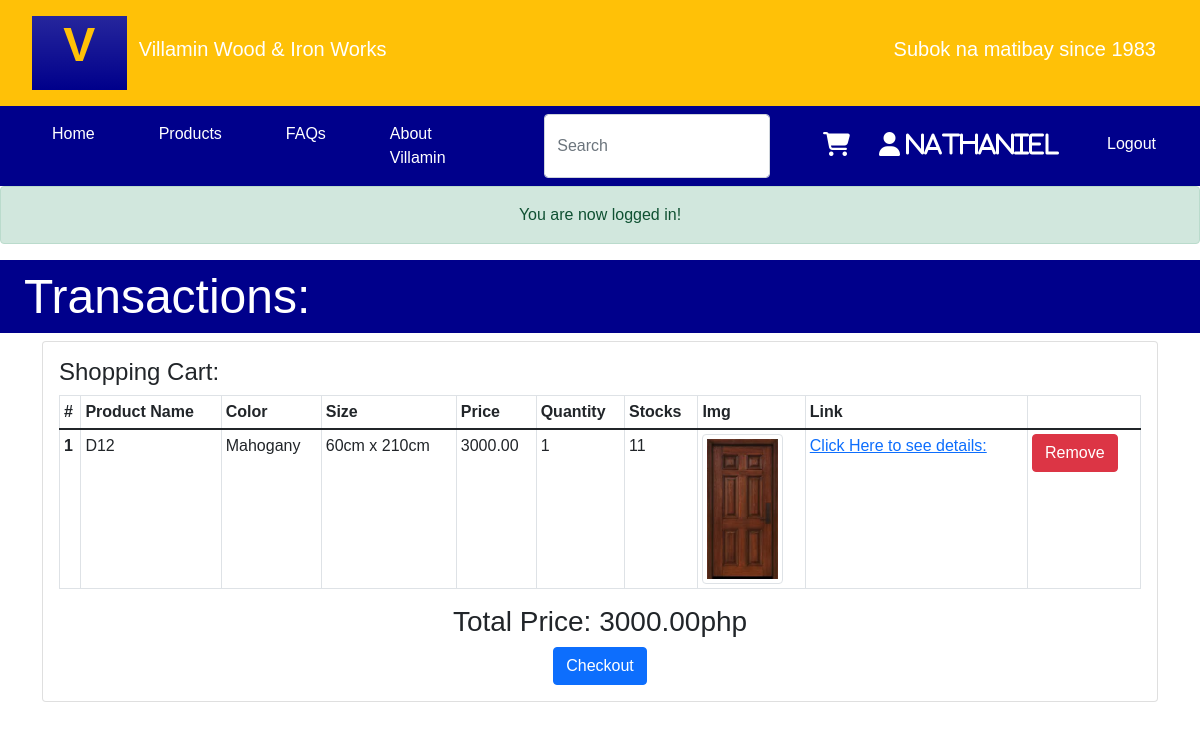
Screenshot of /transactions (signed in) with the database file from the repository.
### tables this page shows
CREATE TABLE IF NOT EXISTS `order_products` (
  `id` int(11) NOT NULL AUTO_INCREMENT,
  `productId` int(11) NOT NULL,
  `product_varID` int(11) NOT NULL,
  `transactionId` int(11) NOT NULL,
  `quantity` int(11) NOT NULL,
  `createdBy` varchar(45) NOT NULL,
  `createdOn` datetime NOT NULL,
  `updatedBy` varchar(45) DEFAULT NULL,
  `updatedOn` datetime DEFAULT NULL,
  PRIMARY KEY (`id`),
  UNIQUE KEY `id_UNIQUE` (`id`),
  KEY `ordersToProducts_idx` (`productId`),
  KEY `ordersToTrans_idx` (`transactionId`),
  KEY `ordersToProduct_vars_idx` (`product_varID`)
);

CREATE TABLE IF NOT EXISTS `products` (
  `id` int(11) NOT NULL AUTO_INCREMENT,
  `product_name` varchar(45) NOT NULL,
  `category` varchar(45) NOT NULL,
  `img` varchar(60) DEFAULT 'default_product_img00.png',
  `details` varchar(100) DEFAULT NULL,
  `active` int(1) NOT NULL DEFAULT 0,
  `createdOn` datetime NOT NULL,
  `createdBy` varchar(45) NOT NULL,
  `updatedOn` datetime DEFAULT NULL,
  `updatedBy` varchar(45) DEFAULT NULL,
  PRIMARY KEY (`id`),
  UNIQUE KEY `id_UNIQUE` (`id`)
);

CREATE TABLE IF NOT EXISTS `product_var` (
  `id` int(11) NOT NULL AUTO_INCREMENT,
  `productId` int(11) NOT NULL,
  `color` varchar(45) NOT NULL,
  `size` varchar(45) NOT NULL,
  `img` varchar(45) DEFAULT NULL,
  `stock` int(11) NOT NULL,
  `price` decimal(6,2) NOT NULL,
  `featured` int(1) NOT NULL DEFAULT 0,
  `createdOn` datetime NOT NULL,
  `createdBy` varchar(45) NOT NULL,
  `updatedOn` datetime DEFAULT NULL,
  `updatedBy` varchar(45) DEFAULT NULL,
  PRIMARY KEY (`id`),
  UNIQUE KEY `id_UNIQUE` (`id`),
  KEY `product_varsToProducts_idx` (`productId`)
);

### app/controllers/Transactions.php (called while the page is built, shortened)
<?php
	class Transactions extends Controller{
		public function __construct() {
			if(!isset($_SESSION["user_info"]) OR !$_SESSION["login"]) {
				flash("message", "Please login in order to use that feature!", "alert alert-danger");
				redirectCurrent();
			} else {
				$this->transactionModel = $this->model("Transaction");
			}
		}
		public function index(){
			$shoppingCart = $this->transactionModel->getActivePendingOrderProducts();
			$totalPrice = $this->transactionModel->getAllPricesPending();
			$data = [
				"shoppingCart" => $shoppingCart,
				"totalPrice" => $totalPrice
			];
			$this->view("transactions/index", $data);
		}
	}
?>

### app/libraries/Core.php (called while the page is built, shortened)
<?php
class Core {
    protected $currentController = 'Pages';
    protected $currentMethod = 'index';
    public function __construct(){
        $url = $this->getUrl();
        if(isset($url[0]) && file_exists('../app/controllers/' . ucwords($url[0]). '.php')){
            $this->currentController = ucwords($url[0]);
            unset($url[0]);
        }
        elseif (isset($url[1]) && file_exists('../app/controllers/admin/' . ucwords($url[1]). '.php')){
            $this->currentController = ucwords($url[1]);
            unset($url[1]);
            require_once '../app/controllers/admin/' . $this->currentController . '.php';
        } else {
            require_once '../app/controllers/' . $this->currentController . '.php';
        }
        $this->currentController = new $this->currentController;
        $this->params = $url ? array_values($url) : [];
        call_user_func_array([$this->currentController, $this->currentMethod], $this->params);
    }
    public function getUrl(){
        if(isset($_GET['url'])){
            $url = rtrim($_GET['url'], '/');
            $url = filter_var($url, FILTER_SANITIZE_URL);
            $url = explode('/', $url);
            return $url;
        }
    }
}

### public/index.php (called while the page is built, shortened)
<?php
$init = new Core;

### app/libraries/Database.php (called while the page is built, shortened)
<?php
    class Database {
        private $host = DB_HOST;
        private $user = DB_USER;
        private $pass = DB_PASS;
        private $dbname = DB_NAME;
        private $dbh;
        private $stmt;
        public function __construct(){
            $dsn = 'mysql:host=' . $this->host . ';dbname=' . $this->dbname;
            $options = array(
                PDO::ATTR_PERSISTENT => true,
                PDO::ATTR_ERRMODE => PDO::ERRMODE_EXCEPTION
            );
            try {
                $this->dbh = new PDO($dsn, $this->user, $this->pass, $options);
            } catch(PDOException $err){
                $this->error = $err->getMessage();
                echo $this->error;
            }
        }
        public function query($sql){
            $this->stmt = $this->dbh->prepare($sql);
        }
        public function bind($param, $value, $type=null){
            if(is_null($type)){
                switch (true){
                    case is_int($value):
                        $type = PDO::PARAM_INT;
                        break;
                }
            }
            $this->stmt->bindValue($param, $value, $type);
        }
        public function execute(){
            return $this->stmt->execute();
        }
        public function resultSet(){
            $this->execute();
            return $this->stmt->fetchAll(PDO::FETCH_OBJ);
        }
    }

### app/models/Transaction.php (called while the page is built, shortened)
<?php
	class Transaction {
		private $db;
		public function __construct(){
			$this->db = new Database;
		}
		public function transactionChecker(){
			$this->db->query("SELECT 1 FROM transactions WHERE customerId = :customerId AND active = 1");
			$this->db->bind(":customerId", $_SESSION["user_info"]->id);
			$row = $this->db->single();
			return $row;
		}
		public function getAllPricesPending(){
			$this->db->query(
				"SELECT SUM(var.price) as total
       				FROM order_products op
					LEFT JOIN transactions t ON t.id = op.transactionId
					LEFT JOIN product_var var ON op.product_varId = var.id
					WHERE t.customerId = :customerId AND t.active = 1 AND t.status = 'PENDING'
				");
			$this->db->bind(":customerId", $_SESSION["user_info"]->id);
			$row = $this->db->single()->total;
			return $row;
		}
		public function getActivePendingOrderProducts(){
			$this->db->query(
				"SELECT t.id as transactionId, p.id as productId, var.id as varId, op.id as orderId, t.status, p.product_name, op.quantity, var.stock, var.color, var.size, var.price, var.img
       				FROM order_products op
					LEFT JOIN transactions t ON t.id = op.transactionId
					LEFT JOIN product_var var ON op.product_varId = var.id
                    LEFT JOIN products p ON p.id = op.productId
					WHERE t.customerId = :customerId AND t.active = 1 AND t.status = 'PENDING'
				");
			$this->db->bind(":customerId", $_SESSION["user_info"]->id);
			$results = $this->db->resultSet();
			return $results;
		}
	}
?>

### app/views/transactions/index.php (the view, shortened to what this page needs)
<?php require APPROOT . "/views/templates/header.php"; ?>
	<header class="container-fluid col-12 p-0">
		<h1 class="display-5 px-4 py-2" style="background-color: darkblue; color: White">
			Transactions:
		</h1>
	</header>
    <div class="container">
		<div class="card card-body mb-3">
			<h4 class="card-title">Shopping Cart:</h4>
			<table class="table table-sm table-bordered">
				<thead>
				<tr>
					<th scope="col">#</th>
					<th scope="col">Product Name</th>
					<th scope="col">Color</th>
					<th scope="col">Size</th>
					<th scope="col">Price</th>
					<th scope="col">Quantity</th>
					<th scope="col">Stocks</th>
					<th scope="col">Img</th>
					<th scope="col">Link</th>
					<th></th>
				</tr>
				</thead>
				<?php foreach($data["shoppingCart"] as $key => $order) : ?>
					<tbody>
					<tr>
						<th scope="row"><?php echo $key + 1; ?></th>
						<td><?php echo $order->product_name; ?></td>
						<td><?php echo $order->color; ?></td>
						<td><?php echo $order->size; ?></td>
						<td><?php echo $order->price; ?></td>
						<td class="<?php echo ($order->stock < $order->quantity ? "table-danger" : "") ?>">
							<?php echo $order->quantity; ?>
						</td>
						<td><?php echo $order->stock; ?></td>
						<td>
                            <img class="img-thumbnail" src="<?php echo URLROOT ."/img/products/".$order->img; ?>" style="max-height: 150px">
                        </td>
						<td><a class="link" href="<?php echo URLROOT."/products/show/".$order->productId ?>">Click Here to see details:</a></td>
                        <td>
                            <form action="<?php echo URLROOT."/transactions/removeFromCart/".$order->orderId ?>" method="post" style="display: inline">
                                <input type="submit" value="Remove" class="btn btn-danger">
                            </form>
                        </td>
					</tr>
				<?php endforeach; ?>
			</table>
            <?php if(!empty($data["shoppingCart"])) { ?>
                <h3 class="d-flex justify-content-center">Total Price: <?php echo $data["totalPrice"] ?>php</h3>
                <div class="container d-flex justify-content-center">
                    <a href="<?php echo URLROOT; ?>/transactions/checkout" class="btn btn-primary">
                        Checkout
                    </a>
                </div>
            <?php } ?>
		</div>
	</div>
<?php require APPROOT . "/views/templates/footer.php"; ?>

### public/flickity.css (style rules this page uses)
* { box-sizing: border-box; }
body { font-family: sans-serif; }

### rows the page displays
order_products: productId.product_name "D12", product_varID.color "Mahogany", product_varID.size "60cm x 210cm", product_varID.price "3000.00", quantity "1", product_varID.stock "11", product_varID.img (picture)

### other values shown
SITENAME "Villamin Wood & Iron Works"
CATCHPHRASE "Subok na matibay since 1983"
$_SESSION["user_info"]->fname "Nathaniel"
$_SESSION[$name] "You are now logged in!"
$data["totalPrice"] "3000.00"
